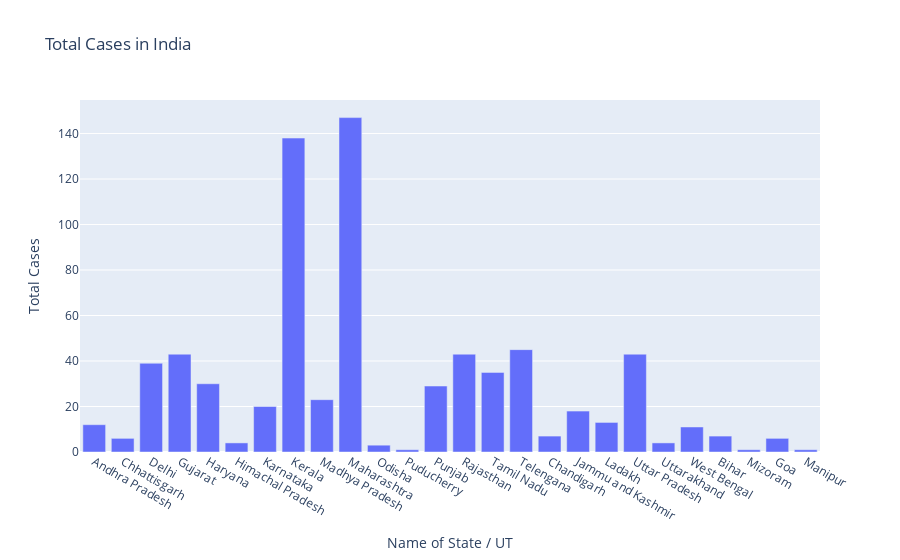

Write notebook code for a chart like this one.
### Code cell
#Matplotlib
fig=plt.figure(figsize=(20,10),dpi=200)
axes=fig.add_axes([0,0,1,1])
axes.bar(df['Name of State / UT'],df['Total Cases'])
axes.set_title("Total Cases in India")
axes.set_xlabel("Name of State / UT")
axes.set_ylabel("Total Cases")
plt.show()

#plotly
fig=go.Figure()
fig.add_trace(go.Bar(x=df['Name of State / UT'],y=df['Total Cases']))
fig.update_layout(title='Total Cases in India',xaxis=dict(title='Name of State / UT'),yaxis=dict(title='Total Cases'))

### Figure 1 — Plotly figure (JSON) as saved in the notebook; plotly's stock layout.template omitted (floating-point values rounded to 4 significant figures)
{"data": [{"type": "bar", "x": ["Andhra Pradesh", "Chhattisgarh", "Delhi", "Gujarat", "Haryana", "Himachal Pradesh", "Karnataka", "Kerala", "Madhya Pradesh", "Maharashtra", "Odisha", "Puducherry", "Punjab", "Rajasthan", "Tamil Nadu", "Telengana", "Chandigarh", "Jammu and Kashmir", "Ladakh", "Uttar Pradesh", "Uttarakhand", "West Bengal", "Bihar", "Mizoram", "Goa", "Manipur"], "y": [12, 6, 39, 43, 30, 4, 20, 138, 23, 147, 3, 1, 29, 43, 35, 45, 7, 18, 13, 43, 4, 11, 7, 1, 6, 1]}], "layout": {"title": {"text": "Total Cases in India"}, "xaxis": {"title": {"text": "Name of State / UT"}}, "yaxis": {"title": {"text": "Total Cases"}}}}
